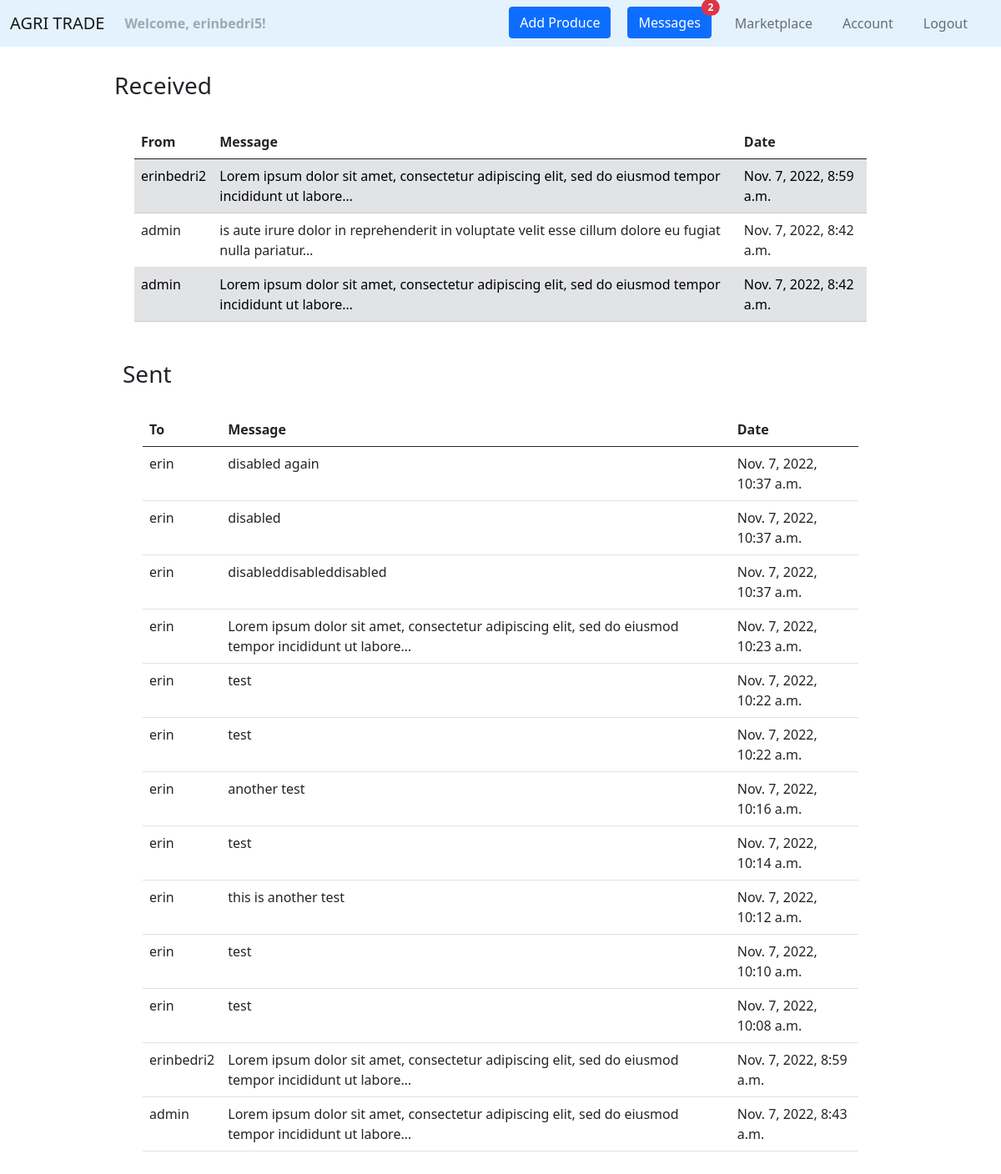
The page /messages/ (signed in) on the database its author committed.
### agri_trade/user_messages/models.py (models this page shows)
class Message(models.Model):
    sender = models.ForeignKey(
        UserModel,
        on_delete=CASCADE,
        related_name='sender',
    )
    receiver = models.ForeignKey(
        UserModel,
        on_delete=CASCADE,
        related_name='receiver',
    )
    body = models.TextField(
        max_length=500,
    )
    created_at = models.DateTimeField(
        auto_now_add=True,
    )
    is_read = models.BooleanField(
        default=False,
    )

### agri_trade/user_messages/views.py (the view)
# urls.py: path('', views.show_messages, name='messages'),
@login_required
def show_messages(request):
    messages_inbox = Message.objects\
        .filter(receiver=request.user)\
        .order_by('-created_at')
    messages_outbox = Message.objects\
        .filter(sender=request.user)\
        .order_by('-created_at')
    unread_messages_count = Message.objects\
        .filter(is_read=False)\
        .filter(receiver=request.user)\
        .count()
    context = {
        'messages_inbox': messages_inbox,
        'messages_outbox': messages_outbox,
        'unread_messages_count': unread_messages_count,
    }
    return render(request, 'user_messages/messages.html', context)

### agri_trade/user_messages/templates/user_messages/messages.html
{% extends 'web/base.html' %}
{% block content %}
    <div class="container" style="margin-top: 30px; margin-bottom: 50px">
        <div class="row justify-content-md-center">
            <div class="col-md-10">
                <h3>Received</h3>
                <div class="container">
                    <table class="table table-hover" style="margin-top: 30px">
                        <thead>
                        <tr>
                            <th scope="col">From</th>
                            <th scope="col">Message</th>
                            <th scope="col">Date</th>
                        </tr>
                        </thead>
                        <tbody>
                        {% for message in messages_inbox %}
                            <tr onclick="window.location='{% url 'user_messages:message' message.id %}';"
                                    {% if not message.is_read %} class="table-secondary" {% endif %}>
                                <td>{{ message.sender }}</td>
                                <td>{{ message.body|truncatechars:100 }}</td>
                                <td>{{ message.created_at }}</td>
                            </tr>
                        {% empty %}
                            <p>You have not received any messages yet.</p>
                        {% endfor %}
                        </tbody>
                    </table>
                </div>
            </div>
        </div>
        <div class="container" style="margin-top: 30px; margin-bottom: 50px">
            <div class="row justify-content-md-center">
                <div class="col-md-10">
                    <h3>Sent</h3>
                    <div class="container">
                        <table class="table table-hover" style="margin-top: 30px">
                            <thead>
                            <tr>
                                <th scope="col">To</th>
                                <th scope="col">Message</th>
                                <th scope="col">Date</th>
                            </tr>
                            </thead>
                            <tbody>
                            {% for message in messages_outbox %}
                                <tr onclick="window.location='{% url 'user_messages:message' message.id %}';">
                                    <td>{{ message.receiver }}</td>
                                    <td>{{ message.body|truncatechars:100 }}</td>
                                    <td>{{ message.created_at }}</td>
                                </tr>
                            {% empty %}
                                <p>You have not sent any messages yet.</p>
                            {% endfor %}
                            </tbody>
                        </table>
                    </div>
                </div>
            </div>
        </div>
    </div>
{% endblock %}

### agri_trade/web/templates/web/navigation.html (shortened to what this page needs)
<nav class="navbar navbar-expand-lg navbar-light" style="background-color: #e3f2fd;">
    <div class="container-fluid">
        <a class="navbar-brand" href="{% url 'web:homepage' %}">AGRI TRADE</a>
        <ul class="navbar-nav">
            {% if request.user.is_authenticated %}
                <li class="nav-item">
                    <b><a class="nav-link disabled" href="#">Welcome, {{ request.user.username }}!</a></b>
                </li>
            {% endif %}
        </ul>
        <div class="collapse navbar-collapse" id="navbarNavDropdown">
            <ul class="navbar-nav ms-auto">
                {% if request.user.is_authenticated %}
                    <li class="nav-item" style="padding-right: 20px">
                        <a class="btn btn-primary" href="{% url 'marketplace:add product' %}">Add Produce</a>
                    </li>
                    <li class="nav-item" style="padding-right: 20px">
                        <button type="button" class="btn btn-primary position-relative"
                                onclick="location.href = '{% url 'user_messages:messages' %}';">
                            Messages
                            {% if unread_messages_count > 0 %}
                                <span class="position-absolute top-0 start-100 translate-middle badge rounded-pill bg-danger">
                                {{ unread_messages_count }}
                            </span>
                            {% endif %}
                        </button>
                    </li>
                    <li class="nav-item" style="padding-right: 20px">
                        <a class="nav-link" href="{% url 'marketplace:marketplace' %}">Marketplace</a>
                    </li>
                    <li class="nav-item" style="padding-right: 20px">
                        <a class="nav-link" href="{% url 'accounts:account' %}">Account</a>
                    </li>
                    <li class="nav-item" style="padding-right: 20px">
                        <a class="nav-link" href="{% url 'accounts:logout' %}">Logout</a>
                    </li>
                {% endif %}
            </ul>
        </div>
    </div>
</nav>

### rows shown on the page
Message: sender "erinbedri2", body "Lorem ipsum dolor sit amet, consectetur adipiscing elit, sed do eiusmod tempor incididunt ut labore…", created_at "Nov. 7, 2022, 8:59 a.m."
Message: sender "admin", body "is aute irure dolor in reprehenderit in voluptate velit esse cillum dolore eu fugiat nulla pariatur…", created_at "Nov. 7, 2022, 8:42 a.m."
Message: sender "admin", body "Lorem ipsum dolor sit amet, consectetur adipiscing elit, sed do eiusmod tempor incididunt ut labore…", created_at "Nov. 7, 2022, 8:42 a.m."
Message: receiver "erin", body "disabled again", created_at "Nov. 7, 2022, 10:37 a.m."
Message: receiver "erin", body "disabled", created_at "Nov. 7, 2022, 10:37 a.m."
Message: receiver "erin", body "disableddisableddisabled", created_at "Nov. 7, 2022, 10:37 a.m."
Message: receiver "erin", body "Lorem ipsum dolor sit amet, consectetur adipiscing elit, sed do eiusmod tempor incididunt ut labore…", created_at "Nov. 7, 2022, 10:23 a.m."
Message: receiver "erin", body "test", created_at "Nov. 7, 2022, 10:22 a.m."
Message: receiver "erin", body "test", created_at "Nov. 7, 2022, 10:22 a.m."
Message: receiver "erin", body "another test", created_at "Nov. 7, 2022, 10:16 a.m."
Message: receiver "erin", body "test", created_at "Nov. 7, 2022, 10:14 a.m."
Message: receiver "erin", body "this is another test", created_at "Nov. 7, 2022, 10:12 a.m."
Message: receiver "erin", body "test", created_at "Nov. 7, 2022, 10:10 a.m."
Message: receiver "erin", body "test", created_at "Nov. 7, 2022, 10:08 a.m."
Message: receiver "erinbedri2", body "Lorem ipsum dolor sit amet, consectetur adipiscing elit, sed do eiusmod tempor incididunt ut labore…", created_at "Nov. 7, 2022, 8:59 a.m."
Message: receiver "admin", body "Lorem ipsum dolor sit amet, consectetur adipiscing elit, sed do eiusmod tempor incididunt ut labore…", created_at "Nov. 7, 2022, 8:43 a.m."

### other values the page prints
{{ request.user.username }} "erinbedri5"
{{ unread_messages_count }} "2"
